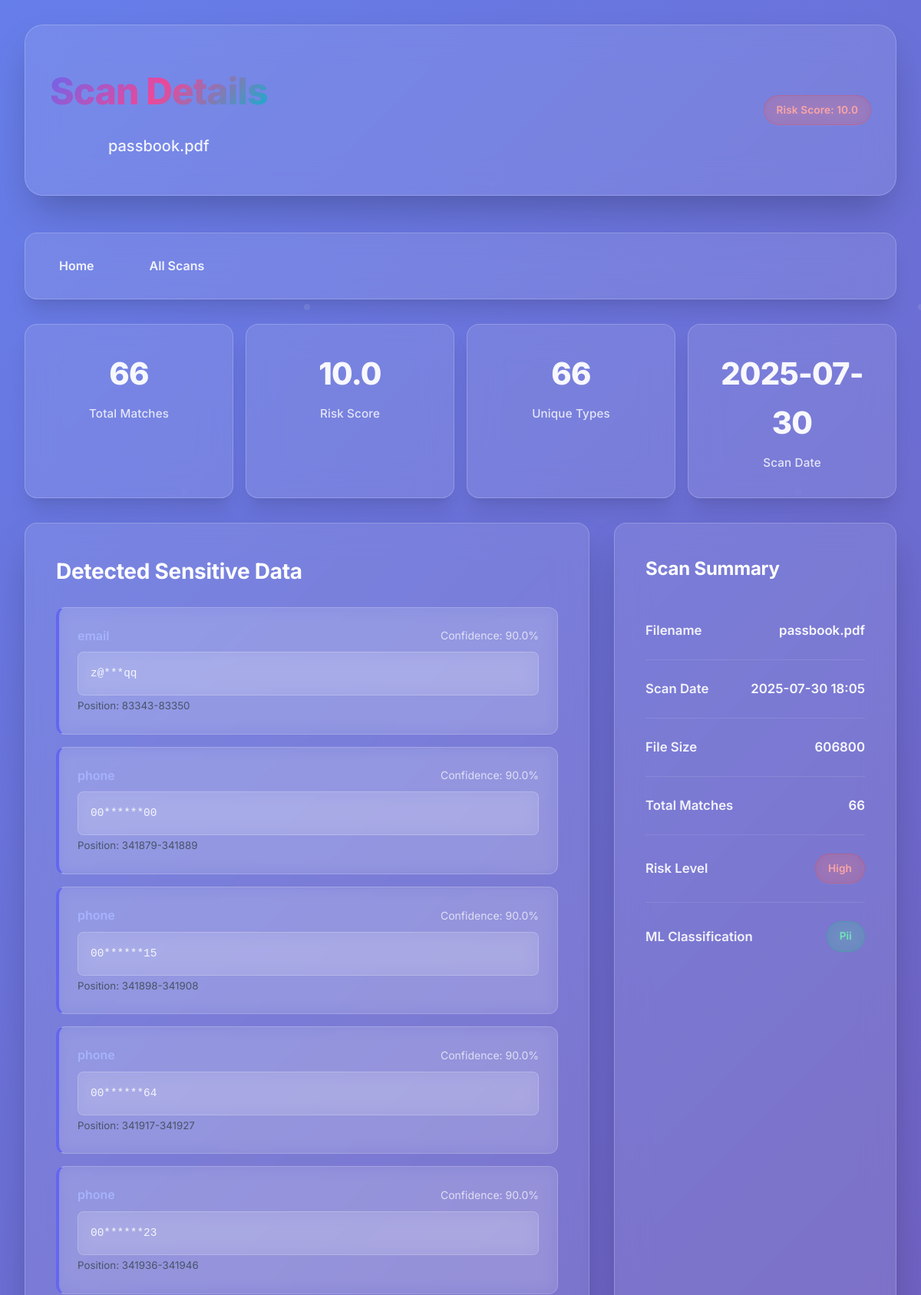
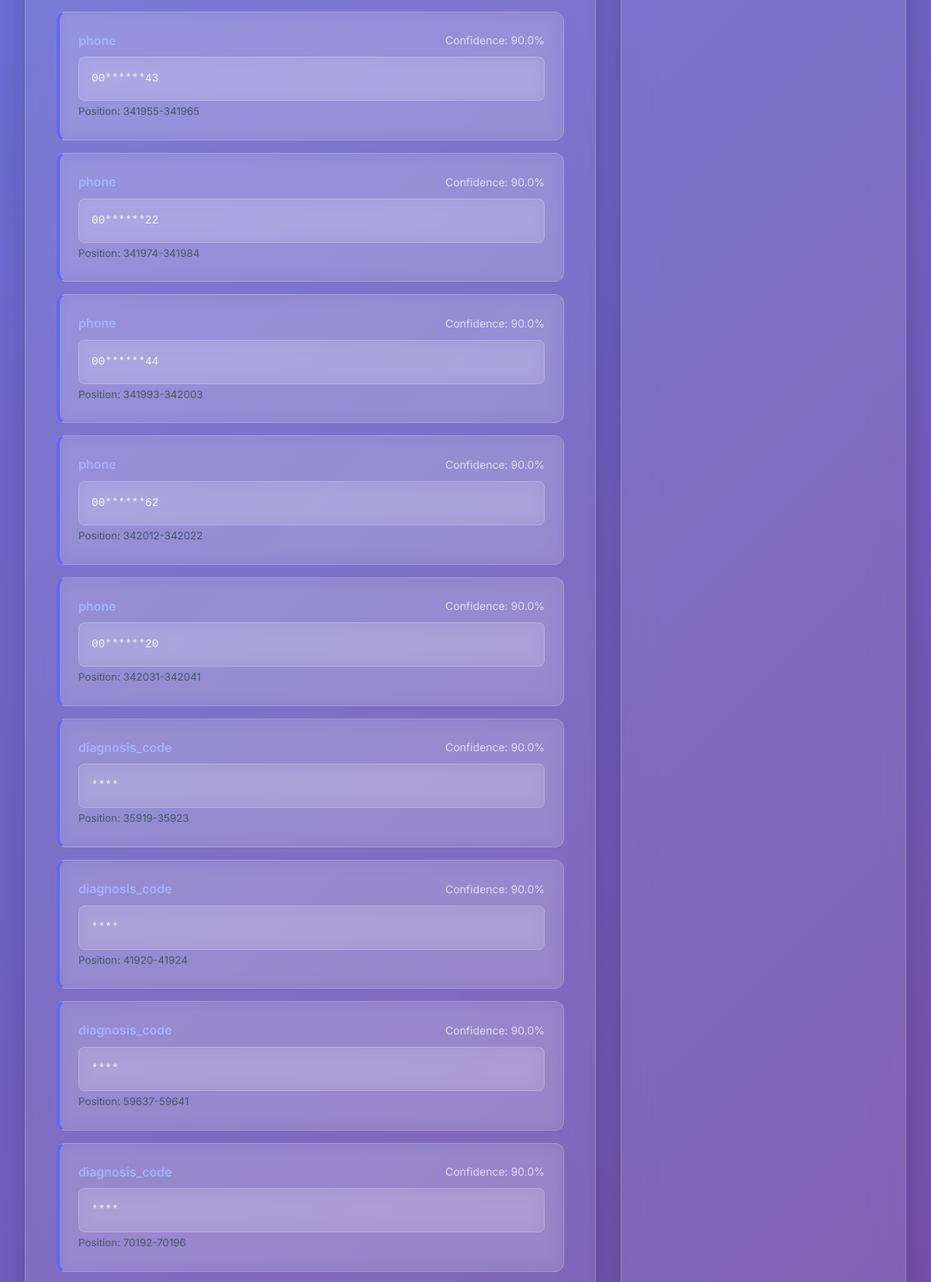
/scan/1 (upper part), run on the app's committed database (2 pictures, top to bottom).
### models/eggplant_models.py (models this page shows, shortened)
class Tomato(db.Model):
    __tablename__ = 'tomato_scans'
    id = db.Column(db.Integer, primary_key=True)
    cucumber_filename = db.Column(db.String(255), nullable=False)
    lettuce_scan_timestamp = db.Column(db.DateTime, default=datetime.utcnow)
    spinach_file_hash = db.Column(db.String(64), unique=True, nullable=False)
    carrot_total_matches = db.Column(db.Integer, default=0)
    potato_risk_score = db.Column(db.Float, default=0.0)
    onion_ml_classification = db.Column(db.Text)
    celery_pii_matches = db.Column(db.Text)
    radish_phi_matches = db.Column(db.Text)
    pepper_pci_matches = db.Column(db.Text)
    garlic_file_size = db.Column(db.Integer)
    corn_scan_status = db.Column(db.String(50), default='completed')

### app.py (the view)
@app.route('/scan/<int:scan_id>')
def kale_view_scan(scan_id):
    try:
        scan = Tomato.query.get_or_404(scan_id)
        return render_template('scan_detail.html', scan=scan)
    except Exception as e:
        flash(f'Error loading scan details: {str(e)}', 'error')
        return redirect(url_for('squash_list_scans'))

### app.py (called while the page is built)
@app.template_filter('from_json')
def from_json_filter(value):
    if not value:
        return []
    try:
        import json
        return json.loads(value)
    except:
        return []

### templates/scan_detail.html (shortened to what this page needs)
<!DOCTYPE html>
<html lang="en">
  <head>
  </head>
  <body>
    <div class="container">
      <header class="header">
        <div class="header-content">
          <div>
            <h1>Scan Details</h1>
            <div class="filename">
              {{ scan.cucumber_filename or 'Text Scan' }}
            </div>
          </div>
          <div
            class="risk-badge risk-{{ 'high' if scan.potato_risk_score >= 7 else 'medium' if scan.potato_risk_score >= 4 else 'low' }}"
          >
            Risk Score: {{ "%.1f"|format(scan.potato_risk_score) }}
          </div>
        </div>
      </header>
      <nav class="nav">
        <a href="{{ url_for('zucchini_home') }}">Home</a>
        <a href="{{ url_for('squash_list_scans') }}">All Scans</a>
      </nav>
      <div class="stats-grid">
        <div class="stat-card">
          <div class="stat-number">{{ scan.carrot_total_matches }}</div>
          <div class="stat-label">Total Matches</div>
        </div>
        <div class="stat-card">
          <div class="stat-number">
            {{ "%.1f"|format(scan.potato_risk_score) }}
          </div>
          <div class="stat-label">Risk Score</div>
        </div>
        <div class="stat-card">
          <div class="stat-number">
            {{ (scan.celery_pii_matches|from_json|length) +
            (scan.radish_phi_matches|from_json|length) +
            (scan.pepper_pci_matches|from_json|length) }}
          </div>
          <div class="stat-label">Unique Types</div>
        </div>
        <div class="stat-card">
          <div class="stat-number">
            {{ scan.lettuce_scan_timestamp.strftime('%Y-%m-%d') }}
          </div>
          <div class="stat-label">Scan Date</div>
        </div>
      </div>
      <div class="main-grid">
        <div class="card">
          <h2>Detected Sensitive Data</h2>
          {% set pii_matches = scan.celery_pii_matches|from_json %} {% set
          phi_matches = scan.radish_phi_matches|from_json %} {% set pci_matches
          = scan.pepper_pci_matches|from_json %} {% set all_matches =
          pii_matches + phi_matches + pci_matches %} {% if all_matches %}
          <div class="matches-list">
            {% for match in all_matches %}
            <div class="match-item">
              <div class="match-header">
                <span class="match-type">{{ match.type }}</span>
                <span class="match-confidence"
                  >Confidence: {{ "%.1f"|format(match.confidence * 100)
                  }}%</span
                >
              </div>
              <div class="match-text">{{ match.value }}</div>
              {% if match.position %}
              <div class="match-info">
                <small class="info-value"
                  >Position: {{ match.position[0] }}-{{ match.position[1]
                  }}</small
                >
              </div>
              {% endif %}
            </div>
            {% endfor %}
          </div>
          {% else %}
          <div class="no-matches">
            <h3>No Sensitive Data Detected</h3>
            <p>This scan did not detect any sensitive information patterns.</p>
          </div>
          {% endif %}
        </div>
        <div class="card">
          <h3>Scan Summary</h3>
          <div class="summary-item">
            <span class="summary-label">Filename</span>
            <span class="summary-value"
              >{{ scan.cucumber_filename or 'Text Scan' }}</span
            >
          </div>
          <div class="summary-item">
            <span class="summary-label">Scan Date</span>
            <span class="summary-value"
              >{{ scan.lettuce_scan_timestamp.strftime('%Y-%m-%d %H:%M')
              }}</span
            >
          </div>
          <div class="summary-item">
            <span class="summary-label">File Size</span>
            <span class="summary-value"
              >{{ scan.garlic_file_size or 'N/A' }}</span
            >
          </div>
          <div class="summary-item">
            <span class="summary-label">Total Matches</span>
            <span class="summary-value">{{ scan.carrot_total_matches }}</span>
          </div>
          <div class="summary-item">
            <span class="summary-label">Risk Level</span>
            <span class="summary-value">
              <span
                class="risk-badge risk-{{ 'high' if scan.potato_risk_score >= 7 else 'medium' if scan.potato_risk_score >= 4 else 'low' }}"
              >
                {{ 'High' if scan.potato_risk_score >= 7 else 'Medium' if
                scan.potato_risk_score >= 4 else 'Low' }}
              </span>
            </span>
          </div>
          {% if scan.onion_ml_classification and scan.onion_ml_classification !=
          '{}' %} {% set ml_data = scan.onion_ml_classification|from_json %}
          <div class="summary-item">
            <span class="summary-label">ML Classification</span>
            <span class="summary-value">
              <span
                class="risk-badge risk-{{ 'high' if ml_data.category == 'sensitive' else 'low' }}"
              >
                {{ ml_data.category.title() }}
              </span>
            </span>
          </div>
          {% endif %}
        </div>
      </div>
    </div>
  </body>
</html>

### data on the page
Tomato: cucumber_filename "passbook.pdf", potato_risk_score "10.0", carrot_total_matches "66", lettuce_scan_timestamp "2025-07-30", lettuce_scan_timestamp "2025-07-30 18:05", garlic_file_size "606800", potato_risk_score "High"

### other printed values
{{ match.type }} "email" "phone" "phone" "phone" "phone" "phone" "phone" "phone" "phone" "phone" "diagnosis_code" "diagnosis_code" "diagnosis_code" "diagnosis_code"
{{ "%.1f"|format(match.confidence * 100) }} "90.0" "90.0" "90.0" "90.0" "90.0" "90.0" "90.0" "90.0" "90.0" "90.0" "90.0" "90.0" "90.0" "90.0"
{{ match.value }} "z@***qq" "00******00" "00******15" "00******64" "00******23" "00******43" "00******22" "00******44" "00******62" "00******20" "****" "****" "****" "****"
{{ match.position[0] }} "83343" "341879" "341898" "341917" "341936" "341955" "341974" "341993" "342012" "342031" "35919" "41920" "59637" "70192"
{{ match.position[1] }} "83350" "341889" "341908" "341927" "341946" "341965" "341984" "342003" "342022" "342041" "35923" "41924" "59641" "70196"
{{ ml_data.category.title() }} "Pii"
